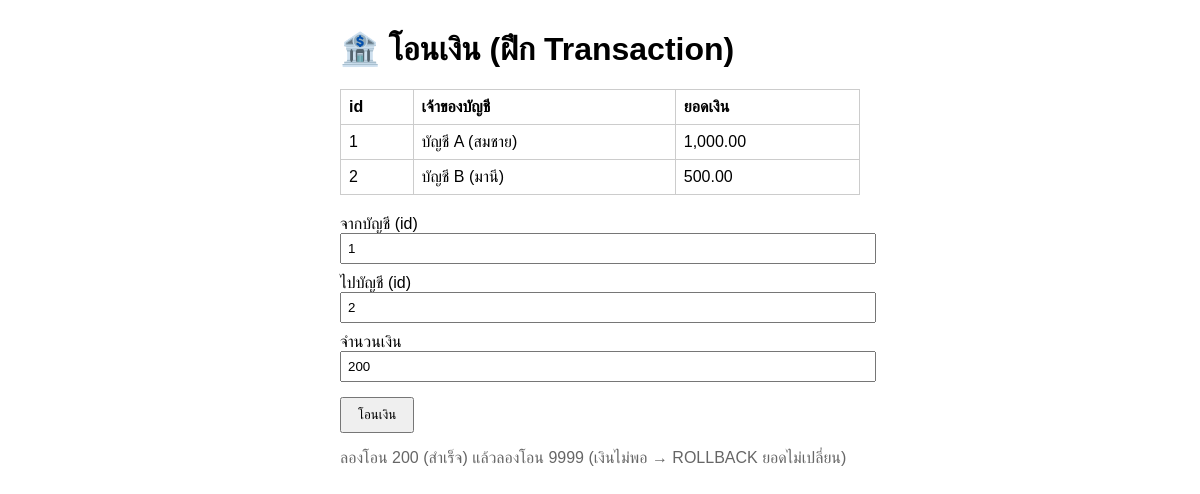
The page /transaction/transfer.php on the database its author committed.
### tables this page shows
CREATE TABLE accounts (
  id      INT AUTO_INCREMENT PRIMARY KEY,
  owner   VARCHAR(100)  NOT NULL,
  balance DECIMAL(12,2) NOT NULL DEFAULT 0
);

### transaction/transfer.php (the view, shortened to what this page needs)
<?php
require '../db.php';
$accounts = mysqli_query($conn, "SELECT * FROM accounts ORDER BY id");
?>
<!DOCTYPE html>
<html lang="th">
<head>
</head>
<body>
    <h1>🏦 โอนเงิน (ฝึก Transaction)</h1>
    <table>
        <tr><th>id</th><th>เจ้าของบัญชี</th><th>ยอดเงิน</th></tr>
        <?php while ($a = mysqli_fetch_assoc($accounts)): ?>
        <tr>
            <td><?= $a['id'] ?></td>
            <td><?= $a['owner'] ?></td>
            <td><?= number_format($a['balance'], 2) ?></td>
        </tr>
        <?php endwhile; ?>
    </table>
    <form method="POST">
        <label>จากบัญชี (id)</label>
        <input type="number" name="from_id" value="1" required>
        <label>ไปบัญชี (id)</label>
        <input type="number" name="to_id" value="2" required>
        <label>จำนวนเงิน</label>
        <input type="number" step="0.01" name="amount" value="200" required>
        <button type="submit">โอนเงิน</button>
    </form>
    <p style="color:#666">
        ลองโอน 200 (สำเร็จ) แล้วลองโอน 9999 (เงินไม่พอ → ROLLBACK ยอดไม่เปลี่ยน)
    </p>
</body>
</html>

### transaction/transfer.php (style rules this page uses)
body { font-family: sans-serif; max-width: 520px; margin: 30px auto; }
table { border-collapse: collapse; width: 100%; margin-bottom: 20px; }
th, td { border: 1px solid #ccc; padding: 8px; text-align: left; }
label { display: block; margin-top: 10px; }
input { width: 100%; padding: 6px; }
button { margin-top: 15px; padding: 8px 16px; }

### rows shown on the page
accounts: id "1", owner "บัญชี A (สมชาย)", balance "1,000.00"
accounts: id "2", owner "บัญชี B (มานี)", balance "500.00"
